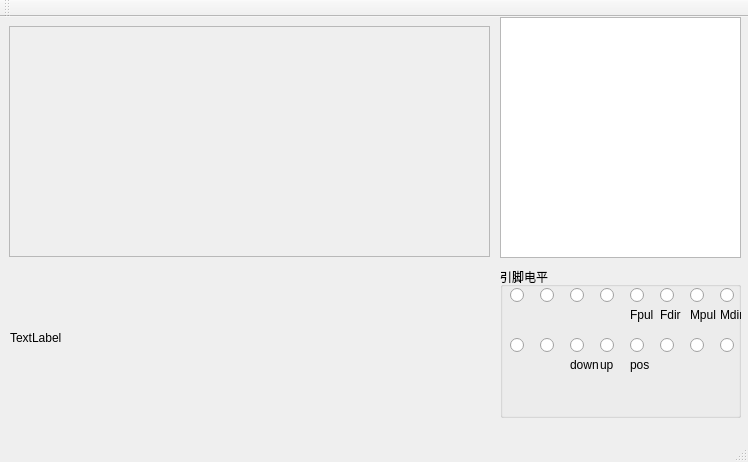
<?xml version="1.0" encoding="UTF-8"?>
<ui version="4.0">
 <class>AutoSampler</class>
 <widget class="QMainWindow" name="AutoSampler">
  <property name="geometry">
   <rect>
    <x>0</x>
    <y>0</y>
    <width>748</width>
    <height>462</height>
   </rect>
  </property>
  <property name="windowTitle">
   <string>AutoSampler</string>
  </property>
  <widget class="QWidget" name="centralWidget">
   <widget class="QScrollArea" name="scrollArea">
    <property name="geometry">
     <rect>
      <x>9</x>
      <y>9</y>
      <width>481</width>
      <height>231</height>
     </rect>
    </property>
    <property name="widgetResizable">
     <bool>true</bool>
    </property>
    <widget class="QWidget" name="scrollAreaWidgetContents">
     <property name="geometry">
      <rect>
       <x>0</x>
       <y>0</y>
       <width>479</width>
       <height>229</height>
      </rect>
     </property>
    </widget>
   </widget>
   <widget class="QPlainTextEdit" name="plainTextEdit">
    <property name="geometry">
     <rect>
      <x>500</x>
      <y>0</y>
      <width>241</width>
      <height>241</height>
     </rect>
    </property>
   </widget>
   <widget class="QLabel" name="lab_pic">
    <property name="geometry">
     <rect>
      <x>10</x>
      <y>250</y>
      <width>481</width>
      <height>141</height>
     </rect>
    </property>
    <property name="sizePolicy">
     <sizepolicy hsizetype="Expanding" vsizetype="Expanding">
      <horstretch>0</horstretch>
      <verstretch>0</verstretch>
     </sizepolicy>
    </property>
    <property name="text">
     <string>TextLabel</string>
    </property>
   </widget>
   <widget class="QGroupBox" name="groupBox">
    <property name="geometry">
     <rect>
      <x>500</x>
      <y>250</y>
      <width>241</width>
      <height>151</height>
     </rect>
    </property>
    <property name="title">
     <string>引脚电平</string>
    </property>
    <widget class="QLabel" name="label_7">
     <property name="geometry">
      <rect>
       <x>130</x>
       <y>40</y>
       <width>31</width>
       <height>16</height>
      </rect>
     </property>
     <property name="text">
      <string>Fpul</string>
     </property>
    </widget>
    <widget class="QGroupBox" name="groupBox_4">
     <property name="geometry">
      <rect>
       <x>160</x>
       <y>20</y>
       <width>16</width>
       <height>21</height>
      </rect>
     </property>
     <property name="styleSheet">
      <string notr="true">border:none</string>
     </property>
     <property name="title">
      <string/>
     </property>
     <widget class="QRadioButton" name="rad_2">
      <property name="geometry">
       <rect>
        <x>0</x>
        <y>0</y>
        <width>16</width>
        <height>16</height>
       </rect>
      </property>
      <property name="text">
       <string/>
      </property>
     </widget>
    </widget>
    <widget class="QGroupBox" name="groupBox_13">
     <property name="geometry">
      <rect>
       <x>130</x>
       <y>70</y>
       <width>16</width>
       <height>21</height>
      </rect>
     </property>
     <property name="styleSheet">
      <string notr="true">border:none</string>
     </property>
     <property name="title">
      <string/>
     </property>
     <widget class="QRadioButton" name="rad_11">
      <property name="geometry">
       <rect>
        <x>0</x>
        <y>0</y>
        <width>16</width>
        <height>16</height>
       </rect>
      </property>
      <property name="text">
       <string/>
      </property>
     </widget>
    </widget>
    <widget class="QGroupBox" name="groupBox_14">
     <property name="geometry">
      <rect>
       <x>100</x>
       <y>70</y>
       <width>16</width>
       <height>21</height>
      </rect>
     </property>
     <property name="styleSheet">
      <string notr="true">border:none</string>
     </property>
     <property name="title">
      <string/>
     </property>
     <widget class="QRadioButton" name="rad_12">
      <property name="geometry">
       <rect>
        <x>0</x>
        <y>0</y>
        <width>16</width>
        <height>16</height>
       </rect>
      </property>
      <property name="text">
       <string/>
      </property>
     </widget>
    </widget>
    <widget class="QGroupBox" name="groupBox_15">
     <property name="geometry">
      <rect>
       <x>70</x>
       <y>70</y>
       <width>16</width>
       <height>21</height>
      </rect>
     </property>
     <property name="styleSheet">
      <string notr="true">border:none</string>
     </property>
     <property name="title">
      <string/>
     </property>
     <widget class="QRadioButton" name="rad_13">
      <property name="geometry">
       <rect>
        <x>0</x>
        <y>0</y>
        <width>16</width>
        <height>16</height>
       </rect>
      </property>
      <property name="text">
       <string/>
      </property>
     </widget>
    </widget>
    <widget class="QGroupBox" name="groupBox_7">
     <property name="geometry">
      <rect>
       <x>70</x>
       <y>20</y>
       <width>16</width>
       <height>21</height>
      </rect>
     </property>
     <property name="styleSheet">
      <string notr="true">border:none</string>
     </property>
     <property name="title">
      <string/>
     </property>
     <widget class="QRadioButton" name="rad_5">
      <property name="geometry">
       <rect>
        <x>0</x>
        <y>0</y>
        <width>16</width>
        <height>16</height>
       </rect>
      </property>
      <property name="text">
       <string/>
      </property>
     </widget>
    </widget>
    <widget class="QLabel" name="label_4">
     <property name="geometry">
      <rect>
       <x>100</x>
       <y>90</y>
       <width>16</width>
       <height>16</height>
      </rect>
     </property>
     <property name="text">
      <string>up</string>
     </property>
    </widget>
    <widget class="QLabel" name="label_2">
     <property name="geometry">
      <rect>
       <x>190</x>
       <y>40</y>
       <width>31</width>
       <height>16</height>
      </rect>
     </property>
     <property name="text">
      <string>Mpul</string>
     </property>
    </widget>
    <widget class="QGroupBox" name="groupBox_3">
     <property name="geometry">
      <rect>
       <x>190</x>
       <y>20</y>
       <width>16</width>
       <height>21</height>
      </rect>
     </property>
     <property name="styleSheet">
      <string notr="true">border:none</string>
     </property>
     <property name="title">
      <string/>
     </property>
     <widget class="QRadioButton" name="rad_1">
      <property name="geometry">
       <rect>
        <x>0</x>
        <y>0</y>
        <width>16</width>
        <height>16</height>
       </rect>
      </property>
      <property name="text">
       <string/>
      </property>
     </widget>
    </widget>
    <widget class="QGroupBox" name="groupBox_17">
     <property name="geometry">
      <rect>
       <x>10</x>
       <y>70</y>
       <width>16</width>
       <height>21</height>
      </rect>
     </property>
     <property name="styleSheet">
      <string notr="true">border:none</string>
     </property>
     <property name="title">
      <string/>
     </property>
     <widget class="QRadioButton" name="rad_15">
      <property name="geometry">
       <rect>
        <x>0</x>
        <y>0</y>
        <width>16</width>
        <height>16</height>
       </rect>
      </property>
      <property name="text">
       <string/>
      </property>
     </widget>
    </widget>
    <widget class="QGroupBox" name="groupBox_16">
     <property name="geometry">
      <rect>
       <x>40</x>
       <y>70</y>
       <width>16</width>
       <height>21</height>
      </rect>
     </property>
     <property name="styleSheet">
      <string notr="true">border:none</string>
     </property>
     <property name="title">
      <string/>
     </property>
     <widget class="QRadioButton" name="rad_14">
      <property name="geometry">
       <rect>
        <x>0</x>
        <y>0</y>
        <width>16</width>
        <height>16</height>
       </rect>
      </property>
      <property name="text">
       <string/>
      </property>
     </widget>
    </widget>
    <widget class="QGroupBox" name="groupBox_8">
     <property name="geometry">
      <rect>
       <x>40</x>
       <y>20</y>
       <width>16</width>
       <height>21</height>
      </rect>
     </property>
     <property name="styleSheet">
      <string notr="true">border:none</string>
     </property>
     <property name="title">
      <string/>
     </property>
     <widget class="QRadioButton" name="rad_6">
      <property name="geometry">
       <rect>
        <x>0</x>
        <y>0</y>
        <width>16</width>
        <height>16</height>
       </rect>
      </property>
      <property name="text">
       <string/>
      </property>
     </widget>
    </widget>
    <widget class="QGroupBox" name="groupBox_10">
     <property name="geometry">
      <rect>
       <x>220</x>
       <y>70</y>
       <width>16</width>
       <height>21</height>
      </rect>
     </property>
     <property name="styleSheet">
      <string notr="true">border:none</string>
     </property>
     <property name="title">
      <string/>
     </property>
     <widget class="QRadioButton" name="rad_8">
      <property name="geometry">
       <rect>
        <x>0</x>
        <y>0</y>
        <width>16</width>
        <height>16</height>
       </rect>
      </property>
      <property name="text">
       <string/>
      </property>
     </widget>
    </widget>
    <widget class="QLabel" name="label">
     <property name="geometry">
      <rect>
       <x>220</x>
       <y>40</y>
       <width>31</width>
       <height>16</height>
      </rect>
     </property>
     <property name="text">
      <string>Mdir</string>
     </property>
    </widget>
    <widget class="QLabel" name="label_5">
     <property name="geometry">
      <rect>
       <x>70</x>
       <y>90</y>
       <width>31</width>
       <height>16</height>
      </rect>
     </property>
     <property name="text">
      <string>down</string>
     </property>
    </widget>
    <widget class="QLabel" name="label_6">
     <property name="geometry">
      <rect>
       <x>160</x>
       <y>40</y>
       <width>31</width>
       <height>16</height>
      </rect>
     </property>
     <property name="text">
      <string>Fdir</string>
     </property>
    </widget>
    <widget class="QGroupBox" name="groupBox_11">
     <property name="geometry">
      <rect>
       <x>190</x>
       <y>70</y>
       <width>16</width>
       <height>21</height>
      </rect>
     </property>
     <property name="styleSheet">
      <string notr="true">border:none</string>
     </property>
     <property name="title">
      <string/>
     </property>
     <widget class="QRadioButton" name="rad_9">
      <property name="geometry">
       <rect>
        <x>0</x>
        <y>0</y>
        <width>16</width>
        <height>16</height>
       </rect>
      </property>
      <property name="text">
       <string/>
      </property>
     </widget>
    </widget>
    <widget class="QGroupBox" name="groupBox_12">
     <property name="geometry">
      <rect>
       <x>160</x>
       <y>70</y>
       <width>16</width>
       <height>21</height>
      </rect>
     </property>
     <property name="styleSheet">
      <string notr="true">border:none</string>
     </property>
     <property name="title">
      <string/>
     </property>
     <widget class="QRadioButton" name="rad_10">
      <property name="geometry">
       <rect>
        <x>0</x>
        <y>0</y>
        <width>16</width>
        <height>16</height>
       </rect>
      </property>
      <property name="text">
       <string/>
      </property>
     </widget>
    </widget>
    <widget class="QGroupBox" name="groupBox_2">
     <property name="geometry">
      <rect>
       <x>220</x>
       <y>20</y>
       <width>16</width>
       <height>21</height>
      </rect>
     </property>
     <property name="styleSheet">
      <string notr="true">border:none</string>
     </property>
     <property name="title">
      <string/>
     </property>
     <widget class="QRadioButton" name="rad_0">
      <property name="geometry">
       <rect>
        <x>0</x>
        <y>0</y>
        <width>16</width>
        <height>16</height>
       </rect>
      </property>
      <property name="text">
       <string/>
      </property>
     </widget>
    </widget>
    <widget class="QGroupBox" name="groupBox_6">
     <property name="geometry">
      <rect>
       <x>100</x>
       <y>20</y>
       <width>16</width>
       <height>21</height>
      </rect>
     </property>
     <property name="styleSheet">
      <string notr="true">border:none</string>
     </property>
     <property name="title">
      <string/>
     </property>
     <widget class="QRadioButton" name="rad_4">
      <property name="geometry">
       <rect>
        <x>0</x>
        <y>0</y>
        <width>16</width>
        <height>16</height>
       </rect>
      </property>
      <property name="text">
       <string/>
      </property>
     </widget>
    </widget>
    <widget class="QGroupBox" name="groupBox_9">
     <property name="geometry">
      <rect>
       <x>10</x>
       <y>20</y>
       <width>16</width>
       <height>21</height>
      </rect>
     </property>
     <property name="styleSheet">
      <string notr="true">border:none</string>
     </property>
     <property name="title">
      <string/>
     </property>
     <widget class="QRadioButton" name="rad_7">
      <property name="geometry">
       <rect>
        <x>0</x>
        <y>0</y>
        <width>16</width>
        <height>16</height>
       </rect>
      </property>
      <property name="text">
       <string/>
      </property>
     </widget>
    </widget>
    <widget class="QLabel" name="label_3">
     <property name="geometry">
      <rect>
       <x>130</x>
       <y>90</y>
       <width>21</width>
       <height>16</height>
      </rect>
     </property>
     <property name="text">
      <string>pos</string>
     </property>
    </widget>
    <widget class="QGroupBox" name="groupBox_5">
     <property name="geometry">
      <rect>
       <x>130</x>
       <y>20</y>
       <width>16</width>
       <height>21</height>
      </rect>
     </property>
     <property name="styleSheet">
      <string notr="true">border:none</string>
     </property>
     <property name="title">
      <string/>
     </property>
     <widget class="QRadioButton" name="rad_3">
      <property name="geometry">
       <rect>
        <x>0</x>
        <y>0</y>
        <width>16</width>
        <height>16</height>
       </rect>
      </property>
      <property name="text">
       <string/>
      </property>
     </widget>
    </widget>
   </widget>
  </widget>
  <widget class="QMenuBar" name="menuBar">
   <property name="geometry">
    <rect>
     <x>0</x>
     <y>0</y>
     <width>748</width>
     <height>23</height>
    </rect>
   </property>
  </widget>
  <widget class="QToolBar" name="mainToolBar">
   <attribute name="toolBarArea">
    <enum>TopToolBarArea</enum>
   </attribute>
   <attribute name="toolBarBreak">
    <bool>false</bool>
   </attribute>
  </widget>
  <widget class="QStatusBar" name="statusBar"/>
 </widget>
 <layoutdefault spacing="6" margin="11"/>
 <resources/>
 <connections/>
</ui>
